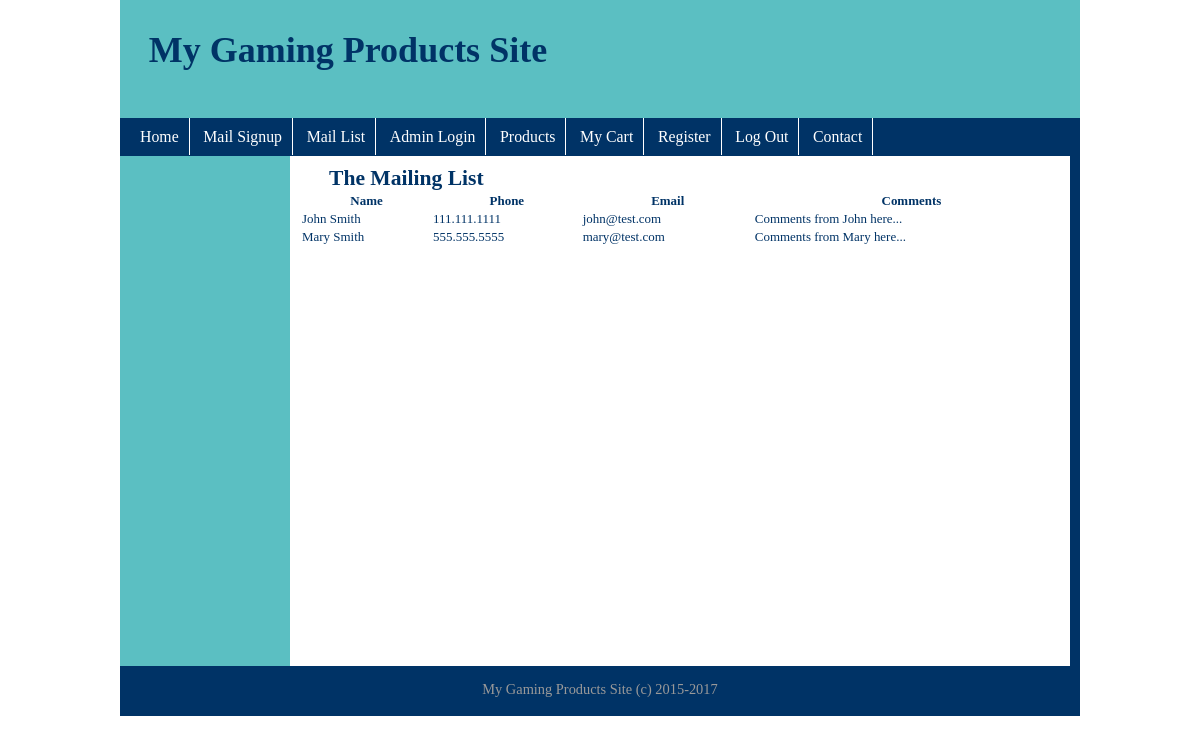
The app's page /mailing_list.php with its own data.
### tables this page shows
CREATE TABLE `mailing_list` (
  `id` int(11) NOT NULL auto_increment,
  `name` varchar(500) NOT NULL,
  `phone` varchar(500) NOT NULL,
  `email` varchar(3000) NOT NULL,
  `comments` longtext NOT NULL,
  PRIMARY KEY  (`id`)
);

### mailing_list.php (the view, shortened to what this page needs)
<!DOCTYPE html>
<html>
<head>
<link href="style.css" rel="stylesheet" type="text/css" />
</head>
<body>
<?php include('includes/header.inc');?>
<?php include('includes/nav.inc');?>
<div id="wrapper">
	<?php include('includes/aside.inc');?>
	<section>
	<h2>The Mailing List</h2>
        <table width="100%" cellpadding="5">
        <tr>
            <th>Name</th>
            <th>Phone</th>
            <th>Email</th>
            <th>Comments</th>
        </tr>
            <?php
            include ('includes/dbc.php');
            $query = "SELECT * FROM mailing_list ORDER BY id";
            $result = mysqli_query($con,$query);
            while($row=mysqli_fetch_assoc($result)){
                echo'<tr><td>' . $row['name'] . '</td>';
                echo '<td>' . $row['phone'] . '</td>';
                echo '<td>' . $row['email'] . '</td>';
                echo '<td>' . $row['comments'] . '</td></tr>';
            }
            ?>
        </table>
	</section>
</div>
<?php include('includes/footer.inc');?>
</body>
</html>

### includes/header.inc
<header>
<h1>My Gaming Products Site</h1>
</header>

### includes/nav.inc
<nav>
<ul>
<li><a href="home.php">Home</a></li>
<li><a href="mail_list_signup.php">Mail Signup</a></li>
<li><a href="mailing_list.php">Mail List</a></li>
<li><a href="admin_login.php">Admin Login</a></li>
<li><a href="products.php">Products</a></li>
<li><a href="my_cart.php">My Cart</a></li>
<li><a href="register.php">Register</a></li>
<li><a href="sessionEnd.php">Log Out</a></li>
<li><a href="contact.php">Contact</a></li>
</ul>
</nav>

### includes/aside.inc
<aside>
	</aside>

### includes/footer.inc
<footer>
<p>My Gaming Products Site (c) 2015-<?php echo date("Y")?></p>
</footer>

### style.css (style rules this page uses)
* { margin:0 auto;padding:0; }
body { margin:0px auto; width:960px; font: .9em Verdana; color:#036; }
header { clear:both; overflow:auto; max-width:940px; background:#5BBFC2; padding:10px; }
header h1 { font: bold 2.5em Georgia; margin: 2% 2% 4% 2%; }
nav ul { list-style: none; display:block; background:#036; padding:10px; margin:0px; }
nav ul li { display:inline; list-style: none; }
nav ul li a { font: 1.1em Verdana; text-decoration:none; width: 100%; color:#FFF; padding:10px; border-right:1px solid #FFF; }
#wrapper { clear:both; overflow:auto; width:100%; }
#wrapper aside { width:160px; min-height: 500px; max-height: 100%; padding:5px; background:#5BBFC2; float:left; }
#wrapper section { min-width:780px; max-width: 80%; min-height: 510px; background:#FFF; float:left; border-right: 10px solid #036; }
#wrapper section h2 { max-width: 90%; padding-top: 10px; }
footer { background-color: #036; min-height: 50px; }
footer p { text-align:center; color:#999; padding-top: 1.5% }
table { font-size: 90%; padding-left: 10px; }

### records on screen
mailing_list: name "John Smith", phone "111.111.1111", email "john@test.com", comments "Comments from John here..."
mailing_list: name "Mary Smith", phone "555.555.5555", email "mary@test.com", comments "Comments from Mary here..."
